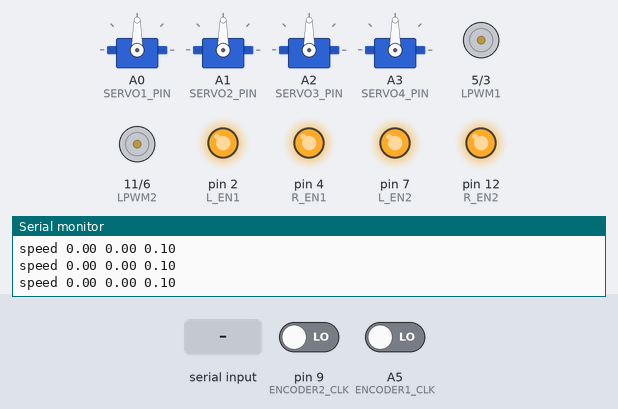
The sketch below on a simulated Arduino Uno, built with avr-gcc and run on an emulated ATmega328P. On the bench: 4 × servo, motor-driver pin pairs drawn as motors (green arrow = first pin HIGH = forward, orange = second pin HIGH = backward, longer = more drive), output pins drawn as LEDs (lit = HIGH), the last lines printed to the serial monitor. Inputs (shaded band) come from the test bench; at power-on: pin 9 (ENCODER2_CLK) LOW, A5 (ENCODER1_CLK) LOW.

Above: at 1.2 s.
1.3 s: "90 45\n" received over Serial
At 2.6 s:
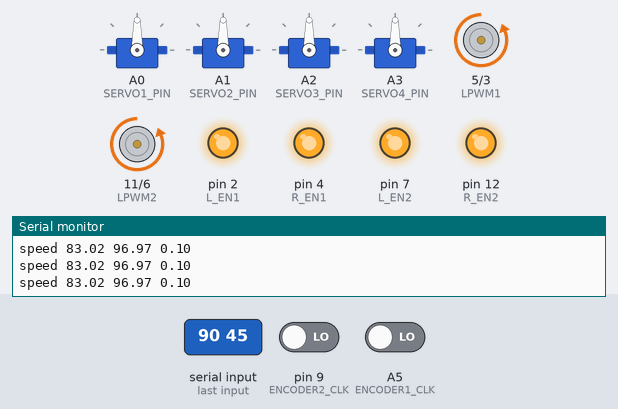
2.9 s: "1 90\n" received over Serial
At 3.9 s:
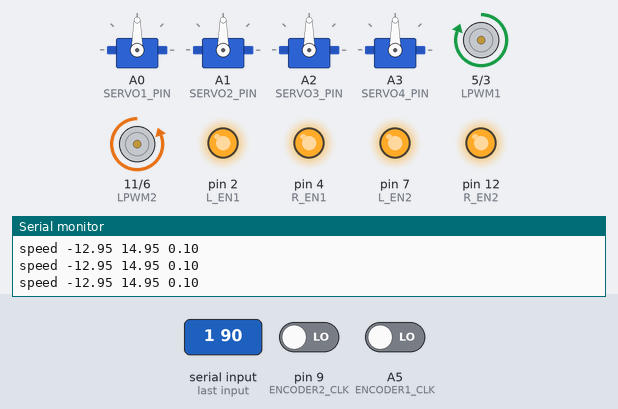
4.4 s: "30 150\n" received over Serial
At 5.2 s:
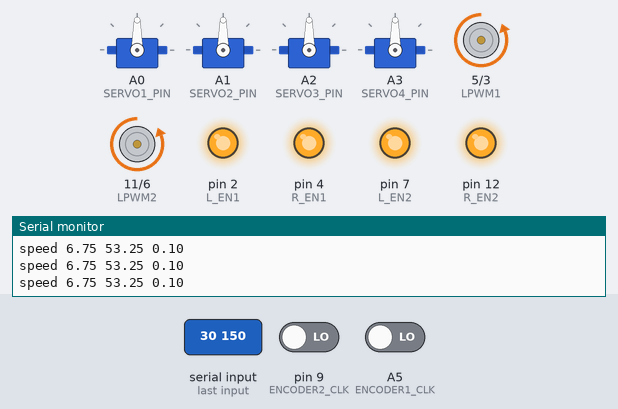
5.9 s: "1 90 45\n" received over Serial
At 6.3 s:
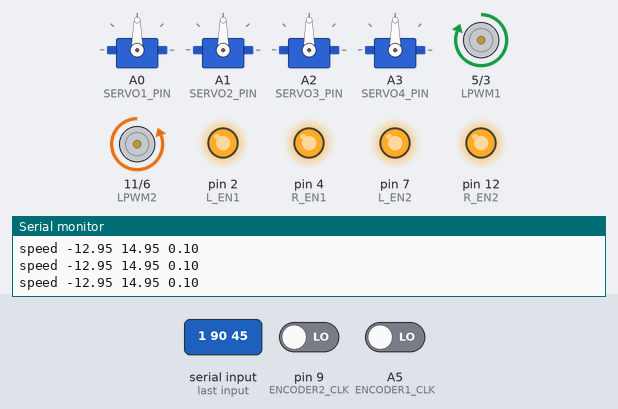
Timing chart, 0 to 8.4 s (numbered marks = the images above; inputs shaded):
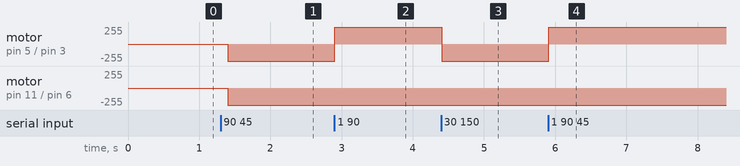

Measured:
- after the input at 1.3 s, motor on pin 5 (LPWM1) / pin 3 (RPWM1), motor on pin 11 (LPWM2) / pin 6 (RPWM2): stopped → backward 255/255 after 0.10 s
- after the input at 2.9 s, motor on pin 5 (LPWM1) / pin 3 (RPWM1): backward 255/255 → forward 255/255 at once
- after the input at 4.4 s, motor on pin 5 (LPWM1) / pin 3 (RPWM1): forward 255/255 → backward 255/255 at once
- after the input at 5.9 s, motor on pin 5 (LPWM1) / pin 3 (RPWM1): backward 255/255 → forward 255/255 at once

The sketch:

sketch_may.ino
```cpp
#include <Servo.h>

// --- Servo Pins ---
#define SERVO1_PIN A0
#define SERVO2_PIN A1
#define SERVO3_PIN A2
#define SERVO4_PIN A3
Servo servo1, servo2, servo3, servo4;

// --- Motor 1 (Left) ---
#define RPWM1 3
#define LPWM1 5
#define R_EN1 4
#define L_EN1 2

// --- Motor 2 (Right) ---
#define RPWM2 6
#define LPWM2 11
#define R_EN2 12
#define L_EN2 7

// --- Encoder Pins ---
#define ENCODER1_CLK A5
#define ENCODER1_DT  A4
#define ENCODER2_CLK 9
#define ENCODER2_DT  8

// --- Robot Parameters ---
#define WHEEL_RADIUS 0.12  // 5 cm
#define WHEEL_BASE 0.31    // 31 cm
#define MAX_SPEED 2     // m/s
#define LOOP_INTERVAL 100  // ms
#define ENCODER_TICKS_PER_REV 39

long count1 = 0;
long count2 = 0;

int lastState1 = 0;
int lastState2 = 0;
unsigned long last_loop_time = 0;

float Vx = 0.0;
float Wz = 0.0;

void setup() {
  Serial.begin(9600);

  pinMode(R_EN1, OUTPUT); digitalWrite(R_EN1, HIGH);
  pinMode(L_EN1, OUTPUT); digitalWrite(L_EN1, HIGH);
  pinMode(RPWM1, OUTPUT); pinMode(LPWM1, OUTPUT);

  pinMode(R_EN2, OUTPUT); digitalWrite(R_EN2, HIGH);
  pinMode(L_EN2, OUTPUT); digitalWrite(L_EN2, HIGH);
  pinMode(RPWM2, OUTPUT); pinMode(LPWM2, OUTPUT);

  pinMode(ENCODER1_CLK, INPUT);
  pinMode(ENCODER1_DT, INPUT);
  pinMode(ENCODER2_CLK, INPUT);
  pinMode(ENCODER2_DT, INPUT);

  lastState1 = digitalRead(ENCODER1_CLK);
  lastState2 = digitalRead(ENCODER2_CLK);

  servo1.attach(SERVO1_PIN);
  servo2.attach(SERVO2_PIN);
  servo3.attach(SERVO3_PIN);
  servo4.attach(SERVO4_PIN);

  last_loop_time = millis();
}

void loop() {
  servo1.write(90);
  servo2.write(90);
  servo3.write(90);
  servo4.write(90);

  // --- Encoder Update ---
  int newState1 = digitalRead(ENCODER1_CLK);
  if (newState1 != lastState1) {
    if (digitalRead(ENCODER1_DT) != newState1) count1++;
    else count1--;
    lastState1 = newState1;
  }

  int newState2 = digitalRead(ENCODER2_CLK);
  if (newState2 != lastState2) {
    if (digitalRead(ENCODER2_DT) != newState2) count2++;
    else count2--;
    lastState2 = newState2;
  }

  // --- ROS cmd_vel Parsing ---
  if (Serial.available()) {
    String command = Serial.readStringUntil('\n'); // Read the full line
    int spaceIndex = command.indexOf(' ');
    if (spaceIndex != -1) {
      String linear_str = command.substring(0, spaceIndex);
      String angular_str = command.substring(spaceIndex + 1);

      Vx = linear_str.toFloat();
      Wz = angular_str.toFloat();
    }
  }

  // --- Speed Feedback ---
  if (millis() - last_loop_time >= LOOP_INTERVAL) {
    float delta_t = (millis() - last_loop_time) / 1000.0;
    last_loop_time = millis();
      processVelocity(Vx, Wz); // Control Motors

    // float left_speed = (count1) / 10.4;
    // float right_speed = (count2) /10.4;

    // Serial.print("speed ");
    // Serial.print(left_speed);
    // Serial.print(" ");
    // Serial.print(right_speed);
    // Serial.print(" ");
    // Serial.println(LOOP_INTERVAL / 1000.0);

    count1 = 0;
    count2 = 0;
  }
}

// --- Helpers ---
int velocityToPWM(float velocity) {
  return constrain((int)((velocity / MAX_SPEED) * 255), -255, 255);
}

void setMotor(int RPWM, int LPWM, int speed) {
  speed = constrain(speed, -255, 255);
  if (speed >= 0) {
    analogWrite(RPWM, speed);
    analogWrite(LPWM, 0);
  } else {
    analogWrite(RPWM, 0);
    analogWrite(LPWM, -speed); // Motor needs positive value to turn in reverse
  }
}

void processVelocity(float linear, float angular) {
  // Calculate left and right wheel speeds
  float left_speed = linear - (angular * WHEEL_BASE / 2);
  float right_speed = linear + (angular * WHEEL_BASE / 2);
    Serial.print("speed ");
    Serial.print(left_speed);
    Serial.print(" ");
    Serial.print(right_speed);
    Serial.print(" ");
    Serial.println(LOOP_INTERVAL / 1000.0);
  // Convert speeds to PWM values
  int pwm_left = velocityToPWM(left_speed);
  int pwm_right = velocityToPWM(right_speed);

  // Set motors
  setMotor(RPWM1, LPWM1, pwm_left);
  setMotor(RPWM2, LPWM2, pwm_right);
}
```
